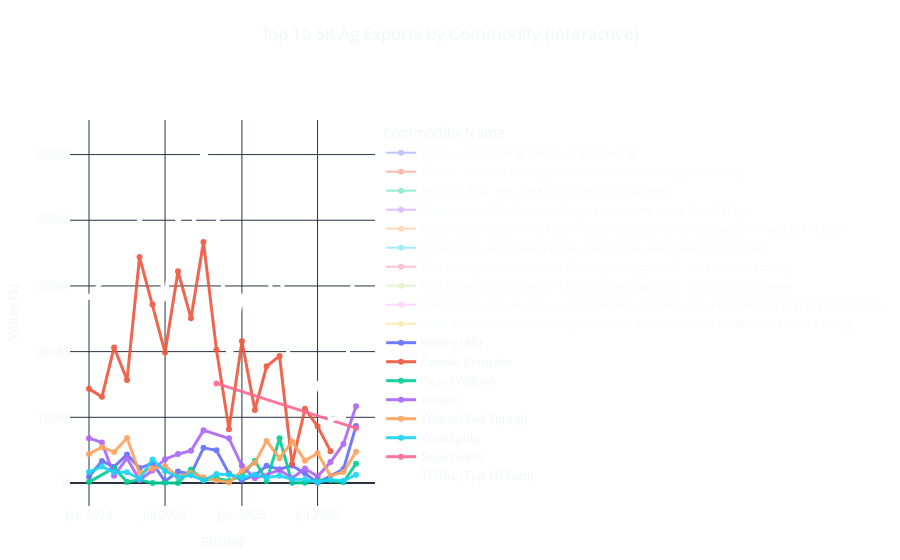

Notebook cell for this chart:
### Code cell
df_top = df.copy()
df_top["Commodity_Name"] = df_top["Name"]

import pandas as pd

def map_broad(name):
    s = str(name).lower()
    if "barley" in s:
        return "Barley (All)"
    if "red spring wheat" in s:
        return "Wheat (Red Spring)"
    if "rape/colza" in s:
        return "Canola Complex"
    if "peas" in s:
        return "Peas (Yellow)"
    if "potash" in s or "potassium chloride" in s:
        return "Potash"
    if "wood pulp" in s:
        return "Wood pulp"
    if "soya bean" in s or "soya beans" in s or "soybean" in s or "soy beans" in s:
        return "Soya beans"
    return str(name)

df_top["Broad_Category"] = df_top["Commodity_Name"].apply(map_broad)

top_agg = df_top.groupby("Commodity_Name", as_index=False)["Value ($)"].sum()
top_agg = top_agg.sort_values("Value ($)", ascending=False).head(10)
top_list = top_agg["Commodity_Name"].tolist()

df_top = df_top[df_top["Commodity_Name"].isin(top_list)].copy()

df_top_grouped = df_top.groupby(["Period", "Commodity_Name"], as_index=False)["Value ($)"].sum()
df_top_grouped = df_top_grouped.sort_values(["Period", "Commodity_Name"])

df_broad = df_top.groupby(["Period", "Broad_Category"], as_index=False)["Value ($)"].sum()
df_broad["Commodity_Name"] = df_broad["Broad_Category"]

df_total = df_top.groupby("Period", as_index=False)["Value ($)"].sum()
df_total["Commodity_Name"] = "TOTAL (Top 10 Sum)"

df_top_grouped["Is_Aggregate"] = False
df_broad["Is_Aggregate"] = True
df_total["Is_Aggregate"] = True

df_plot = pd.concat([df_top_grouped, df_broad, df_total], ignore_index=True)

import plotly.express as px
import plotly.io as pio
import numpy as np
import json
import base64

fig = px.line(
    df_plot,
    x="Period",
    y="Value ($)",
    color="Commodity_Name",
    title="Top 10 SK Ag Exports by Commodity (Interactive)",
    template="plotly_dark"
)

fig.update_traces(
    mode="lines+markers",
    hovertemplate="Commodity: %{fullData.name}<br>Period: %{x}<br>Value ($): %{y}<extra></extra>",
)

name_to_group = {name: map_broad(name) for name in df_plot["Commodity_Name"].unique()}
broad_categories = sorted(df_broad["Commodity_Name"].unique())

total_name = "TOTAL (Top 10 Sum)"

commodities = [trace.name for trace in fig.data]

for trace in fig.data:
    name = trace.name
    if name == total_name:
        trace.update(line=dict(width=4, color="white"), opacity=1.0, visible=True)
    elif name in broad_categories:
        trace.update(line=dict(width=3), opacity=0.9, visible=True)
    else:
        trace.update(line=dict(width=2), opacity=0.8, visible="legendonly")

buttons = []

visible_overview = []
for name in commodities:
    if name == total_name or name in broad_categories:
        visible_overview.append(True)
    else:
        visible_overview.append("legendonly")

buttons.append(
    dict(
        label="Overview (Total + Broad Categories)",
        method="update",
        args=[{"visible": visible_overview}],
    )
)

for broad in broad_categories:
    visible = []
    for name in commodities:
        group = name_to_group.get(name)
        if name == total_name:
            visible.append("legendonly")
        elif group == broad:
            visible.append(True)
        else:
            visible.append("legendonly")
    buttons.append(
        dict(
            label=broad,
            method="update",
            args=[{"visible": visible}],
        )
    )

fig.update_layout(
    updatemenus=[
        dict(
            buttons=buttons,
            direction="down",
            showactive=True,
            x=0,
            xanchor="left",
            y=1.15,
            yanchor="top",
            bgcolor="rgba(0,0,0,0)",
            font=dict(color="white")
        )
    ],
    legend=dict(
        x=1.02,
        y=1,
        xanchor="left",
        yanchor="top",
    ),
    margin=dict(t=120, l=40, r=40, b=40),
    title_y=0.95,
    title_x=0.5,
    xaxis=dict(automargin=True),
    yaxis=dict(automargin=True),
    paper_bgcolor='rgba(0,0,0,0)',
    plot_bgcolor='rgba(0,0,0,0)'
)

for trace in fig.data:
    x_list = [str(v) for v in trace.x]
    y_list = [float(v) if v is not None else None for v in trace.y]
    trace.x = x_list
    trace.y = y_list

fig.show()

fig.write_json("export_data.json")

with open("export_data.json", "r", encoding="utf-8") as f:
    obj = json.load(f)

def decode_array(value):
    if isinstance(value, dict) and "bdata" in value and "dtype" in value:
        arr = np.frombuffer(base64.b64decode(value["bdata"]), dtype=value["dtype"]) 
        return arr.tolist()
    return value

for trace in obj.get("data", []):
    if "x" in trace:
        trace["x"] = decode_array(trace["x"])
    if "y" in trace:
        trace["y"] = decode_array(trace["y"])

with open("export_data.json", "w", encoding="utf-8") as f:
    json.dump(obj, f)

line = json.dumps(obj)
idx = line.find('"y":')
if idx != -1:
    print(line[idx:idx + 160])

### Figure 1 — Plotly figure (JSON) as saved in the notebook; plotly's stock layout.template omitted (floating-point values rounded to 4 significant figures)
{"data": [{"hovertemplate": "Commodity: %{fullData.name}<br>Period: %{x}<br>Value ($): %{y}<extra></extra>", "legendgroup": "Barley, for malting, o/t seed for sowing", "line": {"color": "#636efa", "dash": "solid", "width": 2}, "marker": {"symbol": "circle"}, "mode": "lines+markers", "name": "Barley, for malting, o/t seed for sowing", "opacity": 0.8, "orientation": "v", "showlegend": true, "type": "scatter", "visible": "legendonly", "x": ["2024-01-01T00:00:00.000000000", "2024-02-01T00:00:00.000000000", "2024-03-01T00:00:00.000000000", "2024-04-01T00:00:00.000000000", "2024-05-01T00:00:00.000000000", "2024-06-01T00:00:00.000000000", "2024-07-01T00:00:00.000000000", "2024-08-01T00:00:00.000000000", "2024-09-01T00:00:00.000000000", "2024-10-01T00:00:00.000000000", "2024-11-01T00:00:00.000000000", "2024-12-01T00:00:00.000000000", "2025-01-01T00:00:00.000000000", "2025-02-01T00:00:00.000000000", "2025-03-01T00:00:00.000000000", "2025-04-01T00:00:00.000000000", "2025-05-01T00:00:00.000000000", "2025-06-01T00:00:00.000000000", "2025-07-01T00:00:00.000000000", "2025-09-01T00:00:00.000000000", "2025-10-01T00:00:00.000000000"], "xaxis": "x", "y": [192700.0, 18640000.0, 19260000.0, 17670000.0, 15860000.0, 6906000.0, 2334000.0, 4462000.0, 9686000.0, 29290000.0, 26820000.0, 10720000.0, 2147000.0, 3832000.0, 18340000.0, 14590000.0, 15230000.0, 6989000.0, 411300.0, 20970000.0, 49100000.0], "yaxis": "y"}, {"hovertemplate": "Commodity: %{fullData.name}<br>Period: %{x}<br>Value ($): %{y}<extra></extra>", "legendgroup": "Barley, o/t certified organic, o/t seed for sowing or malting", "line": {"color": "#EF553B", "dash": "solid", "width": 2}, "marker": {"symbol": "circle"}, "mode": "lines+markers", "name": "Barley, o/t certified organic, o/t seed for sowing or malting", "opacity": 0.8, "orientation": "v", "showlegend": true, "type": "scatter", "visible": "legendonly", "x": ["2024-01-01T00:00:00.000000000", "2024-02-01T00:00:00.000000000", "2024-03-01T00:00:00.000000000", "2024-04-01T00:00:00.000000000", "2024-05-01T00:00:00.000000000", "2024-06-01T00:00:00.000000000", "2024-07-01T00:00:00.000000000", "2024-08-01T00:00:00.000000000", "2024-09-01T00:00:00.000000000", "2024-10-01T00:00:00.000000000", "2024-11-01T00:00:00.000000000", "2024-12-01T00:00:00.000000000", "2025-01-01T00:00:00.000000000", "2025-02-01T00:00:00.000000000", "2025-03-01T00:00:00.000000000", "2025-04-01T00:00:00.000000000", "2025-05-01T00:00:00.000000000", "2025-06-01T00:00:00.000000000", "2025-09-01T00:00:00.000000000", "2025-10-01T00:00:00.000000000"], "xaxis": "x", "y": [9207000.0, 14970000.0, 5329000.0, 25850000.0, 6801000.0, 23140000.0, 217700.0, 12830000.0, 3918000.0, 24220000.0, 22990000.0, 3531000.0, 2051000.0, 7738000.0, 7774000.0, 6447000.0, 11280000.0, 7280000.0, 203000.0, 37480000.0], "yaxis": "y"}, {"hovertemplate": "Commodity: %{fullData.name}<br>Period: %{x}<br>Value ($): %{y}<extra></extra>", "legendgroup": "Peas, yellow, nes, dried, shelled, w/n skinned", "line": {"color": "#00cc96", "dash": "solid", "width": 2}, "marker": {"symbol": "circle"}, "mode": "lines+markers", "name": "Peas, yellow, nes, dried, shelled, w/n skinned", "opacity": 0.8, "orientation": "v", "showlegend": true, "type": "scatter", "visible": "legendonly", "x": ["2024-01-01T00:00:00.000000000", "2024-03-01T00:00:00.000000000", "2024-04-01T00:00:00.000000000", "2024-05-01T00:00:00.000000000", "2024-06-01T00:00:00.000000000", "2024-07-01T00:00:00.000000000", "2024-08-01T00:00:00.000000000", "2024-09-01T00:00:00.000000000", "2024-10-01T00:00:00.000000000", "2024-11-01T00:00:00.000000000", "2024-12-01T00:00:00.000000000", "2025-01-01T00:00:00.000000000", "2025-02-01T00:00:00.000000000", "2025-03-01T00:00:00.000000000", "2025-04-01T00:00:00.000000000", "2025-05-01T00:00:00.000000000", "2025-06-01T00:00:00.000000000", "2025-07-01T00:00:00.000000000", "2025-09-01T00:00:00.000000000", "2025-10-01T00:00:00.000000000"], "xaxis": "x", "y": [1302000.0, 22790000.0, 1497000.0, 4686000.0, 45110.0, 402900.0, 159100.0, 20480000.0, 4334000.0, 7175000.0, 3135000.0, 11550000.0, 34030000.0, 2826000.0, 68130000.0, 162600.0, 329900.0, 4832000.0, 1135000.0, 29380000.0], "yaxis": "y"}, {"hovertemplate": "Commodity: %{fullData.name}<br>Period: %{x}<br>Value ($): %{y}<extra></extra>", "legendgroup": "Potassium chloride, in packages weighing more than 10 kg", "line": {"color": "#ab63fa", "dash": "solid", "width": 2}, "marker": {"symbol": "circle"}, "mode": "lines+markers", "name": "Potassium chloride, in packages weighing more than 10 kg", "opacity": 0.8, "orientation": "v", "showlegend": true, "type": "scatter", "visible": "legendonly", "x": ["2024-01-01T00:00:00.000000000", "2024-02-01T00:00:00.000000000", "2024-03-01T00:00:00.000000000", "2024-04-01T00:00:00.000000000", "2024-05-01T00:00:00.000000000", "2024-06-01T00:00:00.000000000", "2024-07-01T00:00:00.000000000", "2024-08-01T00:00:00.000000000", "2024-09-01T00:00:00.000000000", "2024-10-01T00:00:00.000000000", "2024-12-01T00:00:00.000000000", "2025-01-01T00:00:00.000000000", "2025-02-01T00:00:00.000000000", "2025-04-01T00:00:00.000000000", "2025-05-01T00:00:00.000000000", "2025-06-01T00:00:00.000000000", "2025-07-01T00:00:00.000000000", "2025-08-01T00:00:00.000000000", "2025-09-01T00:00:00.000000000", "2025-10-01T00:00:00.000000000"], "xaxis": "x", "y": [68170000.0, 61540000.0, 10840000.0, 37790000.0, 4408000.0, 18910000.0, 36200000.0, 43940000.0, 49150000.0, 80130000.0, 67930000.0, 26210000.0, 7018000.0, 19700000.0, 7391000.0, 22060000.0, 9696000.0, 31810000.0, 59480000.0, 116800000.0], "yaxis": "y"}, {"hovertemplate": "Commodity: %{fullData.name}<br>Period: %{x}<br>Value ($): %{y}<extra></extra>", "legendgroup": "Rape/colza seed oil-cake & o solid residue, low erucic acid, w/n ground/pellet", "line": {"color": "#FFA15A", "dash": "solid", "width": 2}, "marker": {"symbol": "circle"}, "mode": "lines+markers", "name": "Rape/colza seed oil-cake & o solid residue, low erucic acid, w/n ground/pellet", "opacity": 0.8, "orientation": "v", "showlegend": true, "type": "scatter", "visible": "legendonly", "x": ["2024-01-01T00:00:00.000000000", "2024-02-01T00:00:00.000000000", "2024-03-01T00:00:00.000000000", "2024-04-01T00:00:00.000000000", "2024-05-01T00:00:00.000000000", "2024-06-01T00:00:00.000000000", "2024-07-01T00:00:00.000000000", "2024-08-01T00:00:00.000000000", "2024-09-01T00:00:00.000000000", "2024-10-01T00:00:00.000000000", "2024-11-01T00:00:00.000000000", "2024-12-01T00:00:00.000000000", "2025-01-01T00:00:00.000000000", "2025-02-01T00:00:00.000000000", "2025-03-01T00:00:00.000000000", "2025-04-01T00:00:00.000000000", "2025-05-01T00:00:00.000000000", "2025-06-01T00:00:00.000000000", "2025-07-01T00:00:00.000000000", "2025-08-01T00:00:00.000000000"], "xaxis": "x", "y": [26270000.0, 43560000.0, 37670000.0, 28310000.0, 59290000.0, 31090000.0, 35550000.0, 52670000.0, 47500000.0, 45800000.0, 46980000.0, 41270000.0, 69510000.0, 53060000.0, 31840000.0, 22620000.0, 2750000.0, 11830000.0, 12550000.0, 346600.0], "yaxis": "y"}, {"hovertemplate": "Commodity: %{fullData.name}<br>Period: %{x}<br>Value ($): %{y}<extra></extra>", "legendgroup": "Rape/colza seeds,low erucic acid, for oil extraction, w/n broken", "line": {"color": "#19d3f3", "dash": "solid", "width": 2}, "marker": {"symbol": "circle"}, "mode": "lines+markers", "name": "Rape/colza seeds,low erucic acid, for oil extraction, w/n broken", "opacity": 0.8, "orientation": "v", "showlegend": true, "type": "scatter", "visible": "legendonly", "x": ["2024-01-01T00:00:00.000000000", "2024-02-01T00:00:00.000000000", "2024-03-01T00:00:00.000000000", "2024-04-01T00:00:00.000000000", "2024-05-01T00:00:00.000000000", "2024-06-01T00:00:00.000000000", "2024-07-01T00:00:00.000000000", "2024-08-01T00:00:00.000000000", "2024-09-01T00:00:00.000000000", "2024-10-01T00:00:00.000000000", "2024-11-01T00:00:00.000000000", "2024-12-01T00:00:00.000000000", "2025-01-01T00:00:00.000000000", "2025-02-01T00:00:00.000000000", "2025-03-01T00:00:00.000000000", "2025-04-01T00:00:00.000000000", "2025-05-01T00:00:00.000000000", "2025-06-01T00:00:00.000000000", "2025-07-01T00:00:00.000000000", "2025-08-01T00:00:00.000000000"], "xaxis": "x", "y": [117000000.0, 87640000.0, 168700000.0, 128400000.0, 284700000.0, 240800000.0, 163000000.0, 269700000.0, 203400000.0, 321200000.0, 156000000.0, 40690000.0, 146100000.0, 58180000.0, 145800000.0, 170700000.0, 26100000.0, 101100000.0, 73790000.0, 48150000.0], "yaxis": "y"}, {"hovertemplate": "Commodity: %{fullData.name}<br>Period: %{x}<br>Value ($): %{y}<extra></extra>", "legendgroup": "Red spring wheat, o/t certified organic, grade 1, o/t seed for sowing", "line": {"color": "#FF6692", "dash": "solid", "width": 2}, "marker": {"symbol": "circle"}, "mode": "lines+markers", "name": "Red spring wheat, o/t certified organic, grade 1, o/t seed for sowing", "opacity": 0.8, "orientation": "v", "showlegend": true, "type": "scatter", "visible": "legendonly", "x": ["2024-01-01T00:00:00.000000000", "2024-02-01T00:00:00.000000000", "2024-03-01T00:00:00.000000000", "2024-04-01T00:00:00.000000000", "2024-05-01T00:00:00.000000000", "2024-06-01T00:00:00.000000000", "2024-07-01T00:00:00.000000000", "2024-08-01T00:00:00.000000000", "2024-09-01T00:00:00.000000000", "2024-10-01T00:00:00.000000000", "2024-11-01T00:00:00.000000000", "2025-01-01T00:00:00.000000000", "2025-02-01T00:00:00.000000000", "2025-03-01T00:00:00.000000000", "2025-04-01T00:00:00.000000000", "2025-05-01T00:00:00.000000000", "2025-06-01T00:00:00.000000000", "2025-07-01T00:00:00.000000000", "2025-09-01T00:00:00.000000000", "2025-10-01T00:00:00.000000000"], "xaxis": "x", "y": [8443000.0, 42730000.0, 36940000.0, 36900000.0, 1565000.0, 9883000.0, 24940000.0, 3588000.0, 12210000.0, 3182000.0, 1632000.0, 18270000.0, 19500000.0, 29930000.0, 16120000.0, 22780000.0, 13700000.0, 18510000.0, 8996000.0, 16400000.0], "yaxis": "y"}, {"hovertemplate": "Commodity: %{fullData.name}<br>Period: %{x}<br>Value ($): %{y}<extra></extra>", "legendgroup": "Red spring wheat, o/t certified organic, grade 2, o/t seed for sowing", "line": {"color": "#B6E880", "dash": "solid", "width": 2}, "marker": {"symbol": "circle"}, "mode": "lines+markers", "name": "Red spring wheat, o/t certified organic, grade 2, o/t seed for sowing", "opacity": 0.8, "orientation": "v", "showlegend": true, "type": "scatter", "visible": "legendonly", "x": ["2024-01-01T00:00:00.000000000", "2024-02-01T00:00:00.000000000", "2024-03-01T00:00:00.000000000", "2024-04-01T00:00:00.000000000", "2024-05-01T00:00:00.000000000", "2024-06-01T00:00:00.000000000", "2024-07-01T00:00:00.000000000", "2024-08-01T00:00:00.000000000", "2024-09-01T00:00:00.000000000", "2024-10-01T00:00:00.000000000", "2024-11-01T00:00:00.000000000", "2024-12-01T00:00:00.000000000", "2025-02-01T00:00:00.000000000", "2025-03-01T00:00:00.000000000", "2025-04-01T00:00:00.000000000", "2025-05-01T00:00:00.000000000", "2025-06-01T00:00:00.000000000", "2025-07-01T00:00:00.000000000", "2025-08-01T00:00:00.000000000", "2025-09-01T00:00:00.000000000", "2025-10-01T00:00:00.000000000"], "xaxis": "x", "y": [35810000.0, 11730000.0, 10090000.0, 31480000.0, 13970000.0, 12110000.0, 666600.0, 6013000.0, 3111000.0, 5372000.0, 2176000.0, 704300.0, 11130000.0, 34150000.0, 21560000.0, 40280000.0, 20320000.0, 26770000.0, 10860000.0, 7793000.0, 31190000.0], "yaxis": "y"}, {"hovertemplate": "Commodity: %{fullData.name}<br>Period: %{x}<br>Value ($): %{y}<extra></extra>", "legendgroup": "Wood pulp, obtained by a combination of mechanical & chemical pulping processes", "line": {"color": "#FF97FF", "dash": "solid", "width": 2}, "marker": {"symbol": "circle"}, "mode": "lines+markers", "name": "Wood pulp, obtained by a combination of mechanical & chemical pulping processes", "opacity": 0.8, "orientation": "v", "showlegend": true, "type": "scatter", "visible": "legendonly", "x": ["2024-01-01T00:00:00.000000000", "2024-02-01T00:00:00.000000000", "2024-03-01T00:00:00.000000000", "2024-04-01T00:00:00.000000000", "2024-05-01T00:00:00.000000000", "2024-06-01T00:00:00.000000000", "2024-07-01T00:00:00.000000000", "2024-08-01T00:00:00.000000000", "2024-09-01T00:00:00.000000000", "2024-10-01T00:00:00.000000000", "2024-11-01T00:00:00.000000000", "2024-12-01T00:00:00.000000000", "2025-01-01T00:00:00.000000000", "2025-02-01T00:00:00.000000000", "2025-03-01T00:00:00.000000000", "2025-04-01T00:00:00.000000000", "2025-05-01T00:00:00.000000000", "2025-06-01T00:00:00.000000000", "2025-07-01T00:00:00.000000000", "2025-08-01T00:00:00.000000000", "2025-09-01T00:00:00.000000000", "2025-10-01T00:00:00.000000000"], "xaxis": "x", "y": [16540000.0, 25040000.0, 16370000.0, 16260000.0, 6007000.0, 35780000.0, 18070000.0, 9007000.0, 11640000.0, 4043000.0, 13830000.0, 12560000.0, 8215000.0, 12850000.0, 8224000.0, 10890000.0, 5681000.0, 5197000.0, 1283000.0, 4856000.0, 3383000.0, 12440000.0], "yaxis": "y"}, {"hovertemplate": "Commodity: %{fullData.name}<br>Period: %{x}<br>Value ($): %{y}<extra></extra>", "legendgroup": "Soya beans,o/t certified organic,for oil extraction,w/n broken,o/t seed f sowing", "line": {"color": "#FECB52", "dash": "solid", "width": 2}, "marker": {"symbol": "circle"}, "mode": "lines+markers", "name": "Soya beans,o/t certified organic,for oil extraction,w/n broken,o/t seed f sowing", "opacity": 0.8, "orientation": "v", "showlegend": true, "type": "scatter", "visible": "legendonly", "x": ["2024-11-01T00:00:00.000000000", "2025-10-01T00:00:00.000000000"], "xaxis": "x", "y": [151600000.0, 83480000.0], "yaxis": "y"}, {"hovertemplate": "Commodity: %{fullData.name}<br>Period: %{x}<br>Value ($): %{y}<extra></extra>", "legendgroup": "Barley (All)", "line": {"color": "#636efa", "dash": "solid", "width": 3}, "marker": {"symbol": "circle"}, "mode": "lines+markers", "name": "Barley (All)", "opacity": 0.9, "orientation": "v", "showlegend": true, "type": "scatter", "visible": true, "x": ["2024-01-01T00:00:00.000000000", "2024-02-01T00:00:00.000000000", "2024-03-01T00:00:00.000000000", "2024-04-01T00:00:00.000000000", "2024-05-01T00:00:00.000000000", "2024-06-01T00:00:00.000000000", "2024-07-01T00:00:00.000000000", "2024-08-01T00:00:00.000000000", "2024-09-01T00:00:00.000000000", "2024-10-01T00:00:00.000000000", "2024-11-01T00:00:00.000000000", "2024-12-01T00:00:00.000000000", "2025-01-01T00:00:00.000000000", "2025-02-01T00:00:00.000000000", "2025-03-01T00:00:00.000000000", "2025-04-01T00:00:00.000000000", "2025-05-01T00:00:00.000000000", "2025-06-01T00:00:00.000000000", "2025-07-01T00:00:00.000000000", "2025-09-01T00:00:00.000000000", "2025-10-01T00:00:00.000000000"], "xaxis": "x", "y": [9400000.0, 33610000.0, 24590000.0, 43520000.0, 22660000.0, 30050000.0, 2551000.0, 17290000.0, 13600000.0, 53500000.0, 49820000.0, 14250000.0, 4198000.0, 11570000.0, 26110000.0, 21040000.0, 26500000.0, 14270000.0, 411300.0, 21170000.0, 86570000.0], "yaxis": "y"}, {"hovertemplate": "Commodity: %{fullData.name}<br>Period: %{x}<br>Value ($): %{y}<extra></extra>", "legendgroup": "Canola Complex", "line": {"color": "#EF553B", "dash": "solid", "width": 3}, "marker": {"symbol": "circle"}, "mode": "lines+markers", "name": "Canola Complex", "opacity": 0.9, "orientation": "v", "showlegend": true, "type": "scatter", "visible": true, "x": ["2024-01-01T00:00:00.000000000", "2024-02-01T00:00:00.000000000", "2024-03-01T00:00:00.000000000", "2024-04-01T00:00:00.000000000", "2024-05-01T00:00:00.000000000", "2024-06-01T00:00:00.000000000", "2024-07-01T00:00:00.000000000", "2024-08-01T00:00:00.000000000", "2024-09-01T00:00:00.000000000", "2024-10-01T00:00:00.000000000", "2024-11-01T00:00:00.000000000", "2024-12-01T00:00:00.000000000", "2025-01-01T00:00:00.000000000", "2025-02-01T00:00:00.000000000", "2025-03-01T00:00:00.000000000", "2025-04-01T00:00:00.000000000", "2025-05-01T00:00:00.000000000", "2025-06-01T00:00:00.000000000", "2025-07-01T00:00:00.000000000", "2025-08-01T00:00:00.000000000"], "xaxis": "x", "y": [143300000.0, 131200000.0, 206400000.0, 156700000.0, 343900000.0, 271900000.0, 198600000.0, 322400000.0, 250900000.0, 367000000.0, 203000000.0, 81970000.0, 215600000.0, 111200000.0, 177700000.0, 193300000.0, 28850000.0, 112900000.0, 86340000.0, 48500000.0], "yaxis": "y"}, {"hovertemplate": "Commodity: %{fullData.name}<br>Period: %{x}<br>Value ($): %{y}<extra></extra>", "legendgroup": "Peas (Yellow)", "line": {"color": "#00cc96", "dash": "solid", "width": 3}, "marker": {"symbol": "circle"}, "mode": "lines+markers", "name": "Peas (Yellow)", "opacity": 0.9, "orientation": "v", "showlegend": true, "type": "scatter", "visible": true, "x": ["2024-01-01T00:00:00.000000000", "2024-03-01T00:00:00.000000000", "2024-04-01T00:00:00.000000000", "2024-05-01T00:00:00.000000000", "2024-06-01T00:00:00.000000000", "2024-07-01T00:00:00.000000000", "2024-08-01T00:00:00.000000000", "2024-09-01T00:00:00.000000000", "2024-10-01T00:00:00.000000000", "2024-11-01T00:00:00.000000000", "2024-12-01T00:00:00.000000000", "2025-01-01T00:00:00.000000000", "2025-02-01T00:00:00.000000000", "2025-03-01T00:00:00.000000000", "2025-04-01T00:00:00.000000000", "2025-05-01T00:00:00.000000000", "2025-06-01T00:00:00.000000000", "2025-07-01T00:00:00.000000000", "2025-09-01T00:00:00.000000000", "2025-10-01T00:00:00.000000000"], "xaxis": "x", "y": [1302000.0, 22790000.0, 1497000.0, 4686000.0, 45110.0, 402900.0, 159100.0, 20480000.0, 4334000.0, 7175000.0, 3135000.0, 11550000.0, 34030000.0, 2826000.0, 68130000.0, 162600.0, 329900.0, 4832000.0, 1135000.0, 29380000.0], "yaxis": "y"}, {"hovertemplate": "Commodity: %{fullData.name}<br>Period: %{x}<br>Value ($): %{y}<extra></extra>", "legendgroup": "Potash", "line": {"color": "#ab63fa", "dash": "solid", "width": 3}, "marker": {"symbol": "circle"}, "mode": "lines+markers", "name": "Potash", "opacity": 0.9, "orientation": "v", "showlegend": true, "type": "scatter", "visible": true, "x": ["2024-01-01T00:00:00.000000000", "2024-02-01T00:00:00.000000000", "2024-03-01T00:00:00.000000000", "2024-04-01T00:00:00.000000000", "2024-05-01T00:00:00.000000000", "2024-06-01T00:00:00.000000000", "2024-07-01T00:00:00.000000000", "2024-08-01T00:00:00.000000000", "2024-09-01T00:00:00.000000000", "2024-10-01T00:00:00.000000000", "2024-12-01T00:00:00.000000000", "2025-01-01T00:00:00.000000000", "2025-02-01T00:00:00.000000000", "2025-04-01T00:00:00.000000000", "2025-05-01T00:00:00.000000000", "2025-06-01T00:00:00.000000000", "2025-07-01T00:00:00.000000000", "2025-08-01T00:00:00.000000000", "2025-09-01T00:00:00.000000000", "2025-10-01T00:00:00.000000000"], "xaxis": "x", "y": [68170000.0, 61540000.0, 10840000.0, 37790000.0, 4408000.0, 18910000.0, 36200000.0, 43940000.0, 49150000.0, 80130000.0, 67930000.0, 26210000.0, 7018000.0, 19700000.0, 7391000.0, 22060000.0, 9696000.0, 31810000.0, 59480000.0, 116800000.0], "yaxis": "y"}, {"hovertemplate": "Commodity: %{fullData.name}<br>Period: %{x}<br>Value ($): %{y}<extra></extra>", "legendgroup": "Wheat (Red Spring)", "line": {"color": "#FFA15A", "dash": "solid", "width": 3}, "marker": {"symbol": "circle"}, "mode": "lines+markers", "name": "Wheat (Red Spring)", "opacity": 0.9, "orientation": "v", "showlegend": true, "type": "scatter", "visible": true, "x": ["2024-01-01T00:00:00.000000000", "2024-02-01T00:00:00.000000000", "2024-03-01T00:00:00.000000000", "2024-04-01T00:00:00.000000000", "2024-05-01T00:00:00.000000000", "2024-06-01T00:00:00.000000000", "2024-07-01T00:00:00.000000000", "2024-08-01T00:00:00.000000000", "2024-09-01T00:00:00.000000000", "2024-10-01T00:00:00.000000000", "2024-11-01T00:00:00.000000000", "2024-12-01T00:00:00.000000000", "2025-01-01T00:00:00.000000000", "2025-02-01T00:00:00.000000000", "2025-03-01T00:00:00.000000000", "2025-04-01T00:00:00.000000000", "2025-05-01T00:00:00.000000000", "2025-06-01T00:00:00.000000000", "2025-07-01T00:00:00.000000000", "2025-08-01T00:00:00.000000000", "2025-09-01T00:00:00.000000000", "2025-10-01T00:00:00.000000000"], "xaxis": "x", "y": [44250000.0, 54470000.0, 47030000.0, 68390000.0, 15530000.0, 22000000.0, 25600000.0, 9601000.0, 15320000.0, 8554000.0, 3807000.0, 704300.0, 18270000.0, 30630000.0, 64080000.0, 37680000.0, 63060000.0, 34030000.0, 45280000.0, 10860000.0, 16790000.0, 47590000.0], "yaxis": "y"}, {"hovertemplate": "Commodity: %{fullData.name}<br>Period: %{x}<br>Value ($): %{y}<extra></extra>", "legendgroup": "Wood pulp", "line": {"color": "#19d3f3", "dash": "solid", "width": 3}, "marker": {"symbol": "circle"}, "mode": "lines+markers", "name": "Wood pulp", "opacity": 0.9, "orientation": "v", "showlegend": true, "type": "scatter", "visible": true, "x": ["2024-01-01T00:00:00.000000000", "2024-02-01T00:00:00.000000000", "2024-03-01T00:00:00.000000000", "2024-04-01T00:00:00.000000000", "2024-05-01T00:00:00.000000000", "2024-06-01T00:00:00.000000000", "2024-07-01T00:00:00.000000000", "2024-08-01T00:00:00.000000000", "2024-09-01T00:00:00.000000000", "2024-10-01T00:00:00.000000000", "2024-11-01T00:00:00.000000000", "2024-12-01T00:00:00.000000000", "2025-01-01T00:00:00.000000000", "2025-02-01T00:00:00.000000000", "2025-03-01T00:00:00.000000000", "2025-04-01T00:00:00.000000000", "2025-05-01T00:00:00.000000000", "2025-06-01T00:00:00.000000000", "2025-07-01T00:00:00.000000000", "2025-08-01T00:00:00.000000000", "2025-09-01T00:00:00.000000000", "2025-10-01T00:00:00.000000000"], "xaxis": "x", "y": [16540000.0, 25040000.0, 16370000.0, 16260000.0, 6007000.0, 35780000.0, 18070000.0, 9007000.0, 11640000.0, 4043000.0, 13830000.0, 12560000.0, 8215000.0, 12850000.0, 8224000.0, 10890000.0, 5681000.0, 5197000.0, 1283000.0, 4856000.0, 3383000.0, 12440000.0], "yaxis": "y"}, {"hovertemplate": "Commodity: %{fullData.name}<br>Period: %{x}<br>Value ($): %{y}<extra></extra>", "legendgroup": "Soya beans", "line": {"color": "#FF6692", "dash": "solid", "width": 3}, "marker": {"symbol": "circle"}, "mode": "lines+markers", "name": "Soya beans", "opacity": 0.9, "orientation": "v", "showlegend": true, "type": "scatter", "visible": true, "x": ["2024-11-01T00:00:00.000000000", "2025-10-01T00:00:00.000000000"], "xaxis": "x", "y": [151600000.0, 83480000.0], "yaxis": "y"}, {"hovertemplate": "Commodity: %{fullData.name}<br>Period: %{x}<br>Value ($): %{y}<extra></extra>", "legendgroup": "TOTAL (Top 10 Sum)", "line": {"color": "white", "dash": "solid", "width": 4}, "marker": {"symbol": "circle"}, "mode": "lines+markers", "name": "TOTAL (Top 10 Sum)", "opacity": 1, "orientation": "v", "showlegend": true, "type": "scatter", "visible": true, "x": ["2024-01-01T00:00:00.000000000", "2024-02-01T00:00:00.000000000", "2024-03-01T00:00:00.000000000", "2024-04-01T00:00:00.000000000", "2024-05-01T00:00:00.000000000", "2024-06-01T00:00:00.000000000", "2024-07-01T00:00:00.000000000", "2024-08-01T00:00:00.000000000", "2024-09-01T00:00:00.000000000", "2024-10-01T00:00:00.000000000", "2024-11-01T00:00:00.000000000", "2024-12-01T00:00:00.000000000", "2025-01-01T00:00:00.000000000", "2025-02-01T00:00:00.000000000", "2025-03-01T00:00:00.000000000", "2025-04-01T00:00:00.000000000", "2025-05-01T00:00:00.000000000", "2025-06-01T00:00:00.000000000", "2025-07-01T00:00:00.000000000", "2025-08-01T00:00:00.000000000", "2025-09-01T00:00:00.000000000", "2025-10-01T00:00:00.000000000"], "xaxis": "x", "y": [283000000.0, 305900000.0, 328000000.0, 324200000.0, 397200000.0, 378700000.0, 281400000.0, 402400000.0, 361100000.0, 517600000.0, 429300000.0, 180500000.0, 284100000.0, 207300000.0, 278900000.0, 350700000.0, 131700000.0, 188800000.0, 147800000.0, 96020000.0, 102000000.0, 376300000.0], "yaxis": "y"}], "layout": {"legend": {"title": {"text": "Commodity_Name"}, "tracegroupgap": 0, "x": 1.02, "xanchor": "left", "y": 1, "yanchor": "top"}, "margin": {"b": 40, "l": 40, "r": 40, "t": 120}, "paper_bgcolor": "rgba(0,0,0,0)", "plot_bgcolor": "rgba(0,0,0,0)", "title": {"text": "Top 10 SK Ag Exports by Commodity (Interactive)", "x": 0.5, "y": 0.95}, "updatemenus": [{"bgcolor": "rgba(0,0,0,0)", "buttons": [{"args": [{"visible": ["legendonly", "legendonly", "legendonly", "legendonly", "legendonly", "legendonly", "legendonly", "legendonly", "legendonly", "legendonly", true, true, true, true, true, true, true, true]}], "label": "Overview (Total + Broad Categories)", "method": "update"}, {"args": [{"visible": [true, true, "legendonly", "legendonly", "legendonly", "legendonly", "legendonly", "legendonly", "legendonly", "legendonly", true, "legendonly", "legendonly", "legendonly", "legendonly", "legendonly", "legendonly", "legendonly"]}], "label": "Barley (All)", "method": "update"}, {"args": [{"visible": ["legendonly", "legendonly", "legendonly", "legendonly", true, true, "legendonly", "legendonly", "legendonly", "legendonly", "legendonly", true, "legendonly", "legendonly", "legendonly", "legendonly", "legendonly", "legendonly"]}], "label": "Canola Complex", "method": "update"}, {"args": [{"visible": ["legendonly", "legendonly", true, "legendonly", "legendonly", "legendonly", "legendonly", "legendonly", "legendonly", "legendonly", "legendonly", "legendonly", true, "legendonly", "legendonly", "legendonly", "legendonly", "legendonly"]}], "label": "Peas (Yellow)", "method": "update"}, {"args": [{"visible": ["legendonly", "legendonly", "legendonly", true, "legendonly", "legendonly", "legendonly", "legendonly", "legendonly", "legendonly", "legendonly", "legendonly", "legendonly", true, "legendonly", "legendonly", "legendonly", "legendonly"]}], "label": "Potash", "method": "update"}, {"args": [{"visible": ["legendonly", "legendonly", "legendonly", "legendonly", "legendonly", "legendonly", "legendonly", "legendonly", "legendonly", true, "legendonly", "legendonly", "legendonly", "legendonly", "legendonly", "legendonly", true, "legendonly"]}], "label": "Soya beans", "method": "update"}, {"args": [{"visible": ["legendonly", "legendonly", "legendonly", "legendonly", "legendonly", "legendonly", true, true, "legendonly", "legendonly", "legendonly", "legendonly", "legendonly", "legendonly", true, "legendonly", "legendonly", "legendonly"]}], "label": "Wheat (Red Spring)", "method": "update"}, {"args": [{"visible": ["legendonly", "legendonly", "legendonly", "legendonly", "legendonly", "legendonly", "legendonly", "legendonly", true, "legendonly", "legendonly", "legendonly", "legendonly", "legendonly", "legendonly", true, "legendonly", "legendonly"]}], "label": "Wood pulp", "method": "update"}], "direction": "down", "font": {"color": "white"}, "showactive": true, "x": 0, "xanchor": "left", "y": 1.15, "yanchor": "top"}], "xaxis": {"anchor": "y", "automargin": true, "domain": [0, 1], "title": {"text": "Period"}}, "yaxis": {"anchor": "x", "automargin": true, "domain": [0, 1], "title": {"text": "Value ($)"}}}}
